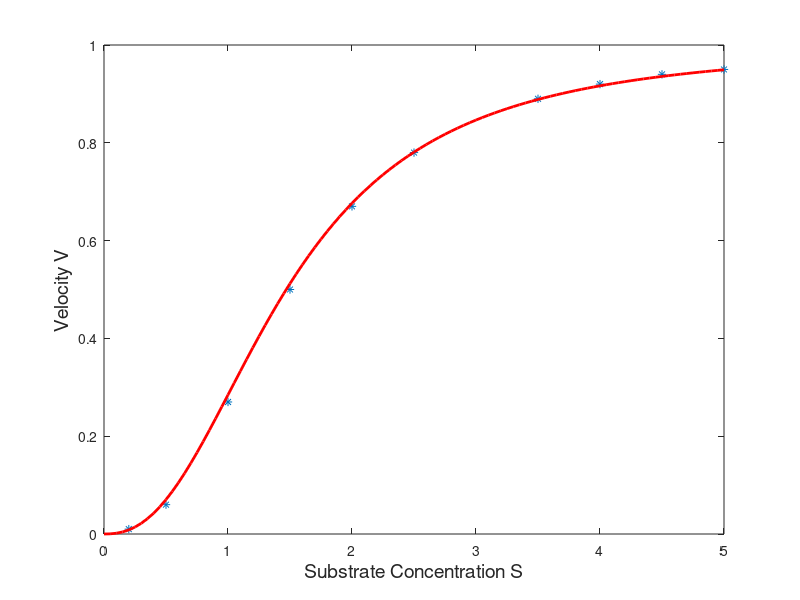
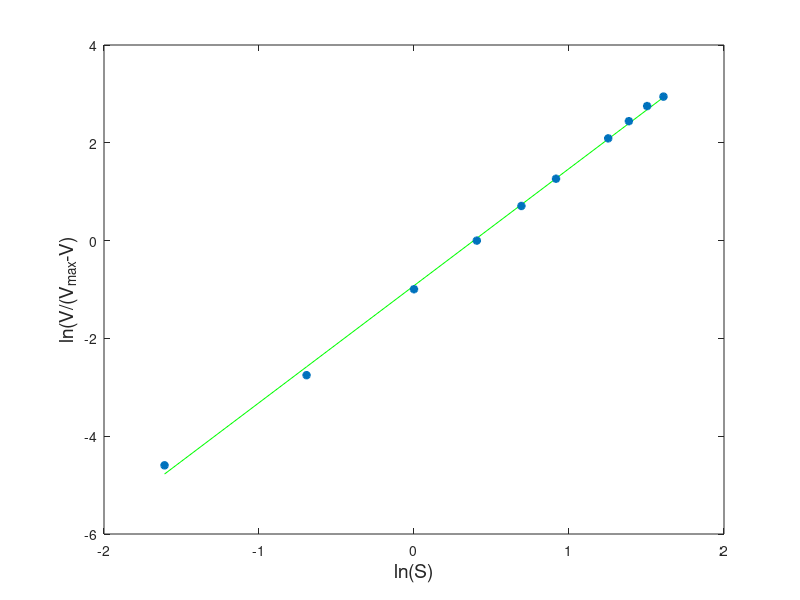

MATLAB code to generate these figures, in order:
S=[.2;.5;1;1.5;2;2.5;;3.5;4;4.5;5];
enop=2.5;
KM=1.5;
VD=S.^enop./(KM^enop+S.^enop);
vmax = 1;
V=[.01;.060;.27;.50;.67;.78;.89;.92;.94;.95];
G=log(V./(1-V));
ls=log(S);
N=10;
A=[ones(1,N)',ls];
B=transpose(A)*A;
c=transpose(A)*G;
b=B\c;
s=[0:100]/20;
n=b(2);
km = exp(-b(1));
gv=s.^n./(s.^n+km);
figure(1);
plot(S,V,'*',s,gv,'r','linewidth',2)
xlabel('Substrate Concentration S','fontsize',14)
ylabel('Velocity V','fontsize',14)

f=b(2)*ls+b(1);
figure(2);
plot(ls,f,'g',ls,G,'*','linewidth',2)
xlabel('ln(S)','fontsize',14);
ylabel('ln(V/(V_{max}-V)','fontsize',14)
Km=exp(-b(1)/b(2))
